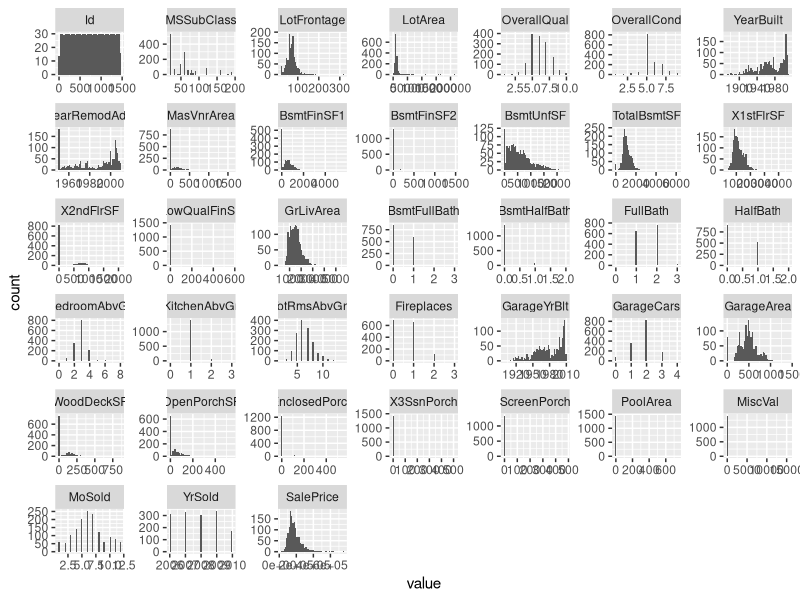

Recreate this plot in R.
setwd("D:/VMS/debian/ml/houseprice")

library(ggplot2)
library(psych)
library(reshape2)
library(caTools)

data= read.csv("train.csv", header = TRUE)

ggplot(data = melt(data), mapping = aes(x = value)) + 
  geom_histogram(bins = 50) + facet_wrap(~variable, scales = 'free')
str(data)
sapply(data, is.numeric)
describe(data)
size = 1460


unique(data["MasVnrType"])
